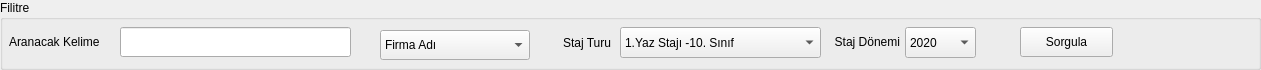
  <widget class="QGroupBox" name="groupBox_2">
   <property name="geometry">
    <rect>
     <x>0</x>
     <y>220</y>
     <width>1261</width>
     <height>70</height>
    </rect>
   </property>
   <property name="title">
    <string>Filitre</string>
   </property>
   <widget class="QComboBox" name="comboBox_14">
    <property name="geometry">
     <rect>
      <x>905</x>
      <y>27</y>
      <width>71</width>
      <height>31</height>
     </rect>
    </property>
    <item>
     <property name="text">
      <string>2020</string>
     </property>
    </item>
    <item>
     <property name="text">
      <string>2021</string>
     </property>
    </item>
    <item>
     <property name="text">
      <string>2022</string>
     </property>
    </item>
    <item>
     <property name="text">
      <string>2023</string>
     </property>
    </item>
    <item>
     <property name="text">
      <string>2024</string>
     </property>
    </item>
    <item>
     <property name="text">
      <string>2025</string>
     </property>
    </item>
    <item>
     <property name="text">
      <string>2026</string>
     </property>
    </item>
    <item>
     <property name="text">
      <string>2027</string>
     </property>
    </item>
    <item>
     <property name="text">
      <string>2028</string>
     </property>
    </item>
    <item>
     <property name="text">
      <string>2029</string>
     </property>
    </item>
    <item>
     <property name="text">
      <string>2030</string>
     </property>
    </item>
    <item>
     <property name="text">
      <string>2031</string>
     </property>
    </item>
    <item>
     <property name="text">
      <string>2032</string>
     </property>
    </item>
    <item>
     <property name="text">
      <string>2033</string>
     </property>
    </item>
    <item>
     <property name="text">
      <string>2034</string>
     </property>
    </item>
    <item>
     <property name="text">
      <string>2035</string>
     </property>
    </item>
   </widget>
   <widget class="QLineEdit" name="lineEdit">
    <property name="geometry">
     <rect>
      <x>120</x>
      <y>27</y>
      <width>231</width>
      <height>30</height>
     </rect>
    </property>
   </widget>
   <widget class="QComboBox" name="comboBox_12">
    <property name="geometry">
     <rect>
      <x>620</x>
      <y>27</y>
      <width>201</width>
      <height>31</height>
     </rect>
    </property>
    <item>
     <property name="text">
      <string>1.Yaz Stajı -10. Sınıf</string>
     </property>
    </item>
    <item>
     <property name="text">
      <string>2.Yaz Stajı -11. Sınıf</string>
     </property>
    </item>
    <item>
     <property name="text">
      <string>3.Ara Donem Staj - 10. Sınıf</string>
     </property>
    </item>
    <item>
     <property name="text">
      <string>4.Ara Dönem Staj - 11. Sınıf</string>
     </property>
    </item>
    <item>
     <property name="text">
      <string>10.Sınıf Eksik Staj</string>
     </property>
    </item>
    <item>
     <property name="text">
      <string>11.Sınıf Eksik Staj</string>
     </property>
    </item>
    <item>
     <property name="text">
      <string>Diğer - Eksik Staj</string>
     </property>
    </item>
   </widget>
   <widget class="QLabel" name="label">
    <property name="geometry">
     <rect>
      <x>9</x>
      <y>27</y>
      <width>111</width>
      <height>30</height>
     </rect>
    </property>
    <property name="text">
     <string>Aranacak Kelime</string>
    </property>
   </widget>
   <widget class="QLabel" name="label_96">
    <property name="geometry">
     <rect>
      <x>830</x>
      <y>27</y>
      <width>70</width>
      <height>30</height>
     </rect>
    </property>
    <property name="midLineWidth">
     <number>0</number>
    </property>
    <property name="text">
     <string>Staj Dönemi</string>
    </property>
    <property name="alignment">
     <set>Qt::AlignRight|Qt::AlignTrailing|Qt::AlignVCenter</set>
    </property>
   </widget>
   <widget class="QLabel" name="label_79">
    <property name="geometry">
     <rect>
      <x>550</x>
      <y>28</y>
      <width>61</width>
      <height>30</height>
     </rect>
    </property>
    <property name="midLineWidth">
     <number>0</number>
    </property>
    <property name="text">
     <string>Staj Turu</string>
    </property>
    <property name="alignment">
     <set>Qt::AlignRight|Qt::AlignTrailing|Qt::AlignVCenter</set>
    </property>
   </widget>
   <widget class="QComboBox" name="comboBox">
    <property name="geometry">
     <rect>
      <x>380</x>
      <y>30</y>
      <width>150</width>
      <height>30</height>
     </rect>
    </property>
    <item>
     <property name="text">
      <string>Firma Adı</string>
     </property>
    </item>
    <item>
     <property name="text">
      <string>Öğrenci Adı</string>
     </property>
    </item>
    <item>
     <property name="text">
      <string>Öğrenci Soyadı</string>
     </property>
    </item>
    <item>
     <property name="text">
      <string>Öğrenci No</string>
     </property>
    </item>
   </widget>
   <widget class="QPushButton" name="pushButton_3">
    <property name="geometry">
     <rect>
      <x>1020</x>
      <y>27</y>
      <width>93</width>
      <height>30</height>
     </rect>
    </property>
    <property name="text">
     <string>Sorgula</string>
    </property>
   </widget>
  </widget>
